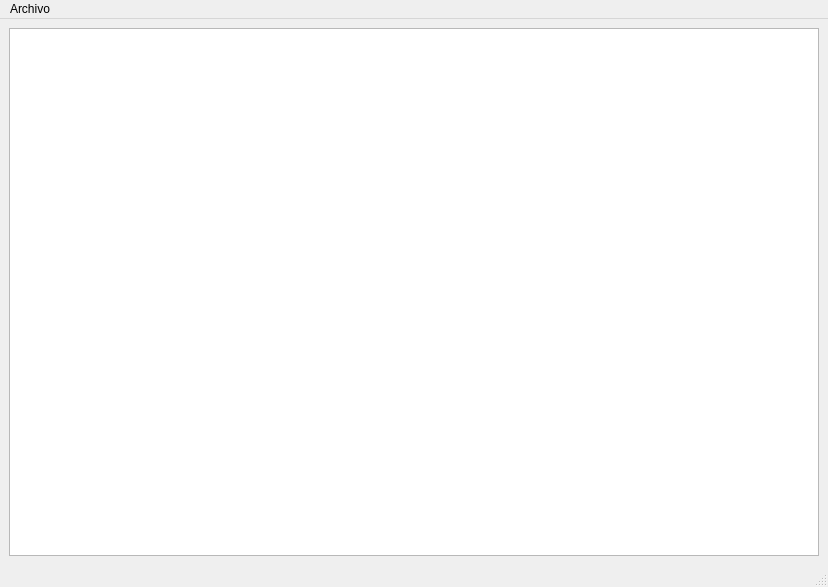
<?xml version="1.0" encoding="UTF-8"?>
<ui version="4.0">
 <class>MainWindow</class>
 <widget class="QMainWindow" name="MainWindow">
  <property name="geometry">
   <rect>
    <x>0</x>
    <y>0</y>
    <width>828</width>
    <height>587</height>
   </rect>
  </property>
  <property name="windowTitle">
   <string>Sin Nombre</string>
  </property>
  <property name="windowIcon">
   <iconset>
    <normaloff>../assets/icon/lapiz.png</normaloff>../assets/icon/lapiz.png</iconset>
  </property>
  <property name="tabShape">
   <enum>QTabWidget::Rounded</enum>
  </property>
  <widget class="QWidget" name="centralwidget">
   <layout class="QGridLayout" name="gridLayout">
    <item row="0" column="0">
     <widget class="QPlainTextEdit" name="plainTextEdit">
      <property name="font">
       <font>
        <family>Georgia</family>
        <pointsize>11</pointsize>
       </font>
      </property>
     </widget>
    </item>
   </layout>
  </widget>
  <widget class="QMenuBar" name="menubar">
   <property name="geometry">
    <rect>
     <x>0</x>
     <y>0</y>
     <width>828</width>
     <height>26</height>
    </rect>
   </property>
   <widget class="QMenu" name="menuArchivo">
    <property name="title">
     <string>Archivo</string>
    </property>
    <addaction name="actionNuevo"/>
    <addaction name="actionGuardar"/>
    <addaction name="actionGuardar_como"/>
    <addaction name="actionAbrir"/>
   </widget>
   <addaction name="menuArchivo"/>
  </widget>
  <widget class="QStatusBar" name="statusbar"/>
  <action name="actionGuardar">
   <property name="text">
    <string>Guardar</string>
   </property>
   <property name="shortcut">
    <string>Ctrl+S</string>
   </property>
  </action>
  <action name="actionAbrir">
   <property name="text">
    <string>Abrir</string>
   </property>
   <property name="shortcut">
    <string>Ctrl+A</string>
   </property>
  </action>
  <action name="actionNuevo">
   <property name="text">
    <string>Nuevo</string>
   </property>
   <property name="shortcut">
    <string>Ctrl+N</string>
   </property>
  </action>
  <action name="actionGuardar_como">
   <property name="text">
    <string>Guardar como</string>
   </property>
   <property name="shortcut">
    <string>Ctrl+Shift+S</string>
   </property>
  </action>
  <action name="actionNueva_Ventana">
   <property name="text">
    <string>Nueva Ventana</string>
   </property>
   <property name="shortcut">
    <string>Ctrl+Shift+N</string>
   </property>
  </action>
 </widget>
 <resources/>
 <connections/>
</ui>
